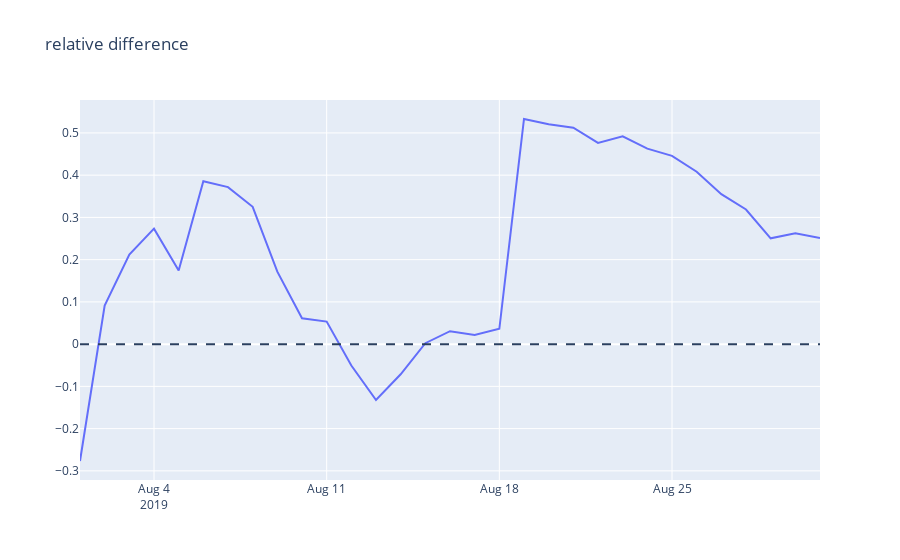

Source (notebook cell):
### Markdown cell above
Let's plot a relative difference graph for the average purchase sizes. We'll add a horizontal axis with the axhline() method (i.e. horizontal line across the axis):

### Code cell
# gathering the data into one DataFrame
mergedCumulativeRevenue = cumulativeRevenueA.merge(cumulativeRevenueB, left_on='date', right_on='date', how='left', suffixes=['A', 'B'])

fig_order_size = go.Figure()

# plotting a relative difference graph for the average purchase sizes
fig_order_size.add_trace(go.Scatter(
    
    x=mergedCumulativeRevenue['date'], y=(mergedCumulativeRevenue['revenueB']/mergedCumulativeRevenue['ordersB'])/(mergedCumulativeRevenue['revenueA']/mergedCumulativeRevenue['ordersA'])-1,
                    mode='lines'))
# adding the X axis
fig_order_size.add_hline(y=0, line_dash="dash")

fig_order_size.update_layout(title="relative difference")

fig_order_size.show()

### Figure 1 — Plotly figure (JSON) as saved in the notebook; plotly's stock layout.template omitted (floating-point values rounded to 4 significant figures)
{"data": [{"mode": "lines", "type": "scatter", "x": ["2019-08-01T00:00:00", "2019-08-02T00:00:00", "2019-08-03T00:00:00", "2019-08-04T00:00:00", "2019-08-05T00:00:00", "2019-08-06T00:00:00", "2019-08-07T00:00:00", "2019-08-08T00:00:00", "2019-08-09T00:00:00", "2019-08-10T00:00:00", "2019-08-11T00:00:00", "2019-08-12T00:00:00", "2019-08-13T00:00:00", "2019-08-14T00:00:00", "2019-08-15T00:00:00", "2019-08-16T00:00:00", "2019-08-17T00:00:00", "2019-08-18T00:00:00", "2019-08-19T00:00:00", "2019-08-20T00:00:00", "2019-08-21T00:00:00", "2019-08-22T00:00:00", "2019-08-23T00:00:00", "2019-08-24T00:00:00", "2019-08-25T00:00:00", "2019-08-26T00:00:00", "2019-08-27T00:00:00", "2019-08-28T00:00:00", "2019-08-29T00:00:00", "2019-08-30T00:00:00", "2019-08-31T00:00:00"], "y": [-0.2767, 0.09113, 0.2119, 0.2733, 0.1742, 0.3857, 0.3717, 0.3251, 0.1715, 0.06127, 0.05341, -0.05058, -0.1324, -0.07143, 0.002154, 0.03064, 0.02138, 0.03627, 0.533, 0.5206, 0.5124, 0.4762, 0.492, 0.4627, 0.4458, 0.4082, 0.355, 0.3188, 0.2505, 0.2623, 0.2514]}], "layout": {"shapes": [{"line": {"dash": "dash"}, "type": "line", "x0": 0, "x1": 1, "xref": "x domain", "y0": 0, "y1": 0, "yref": "y"}], "title": {"text": "relative difference"}}}
